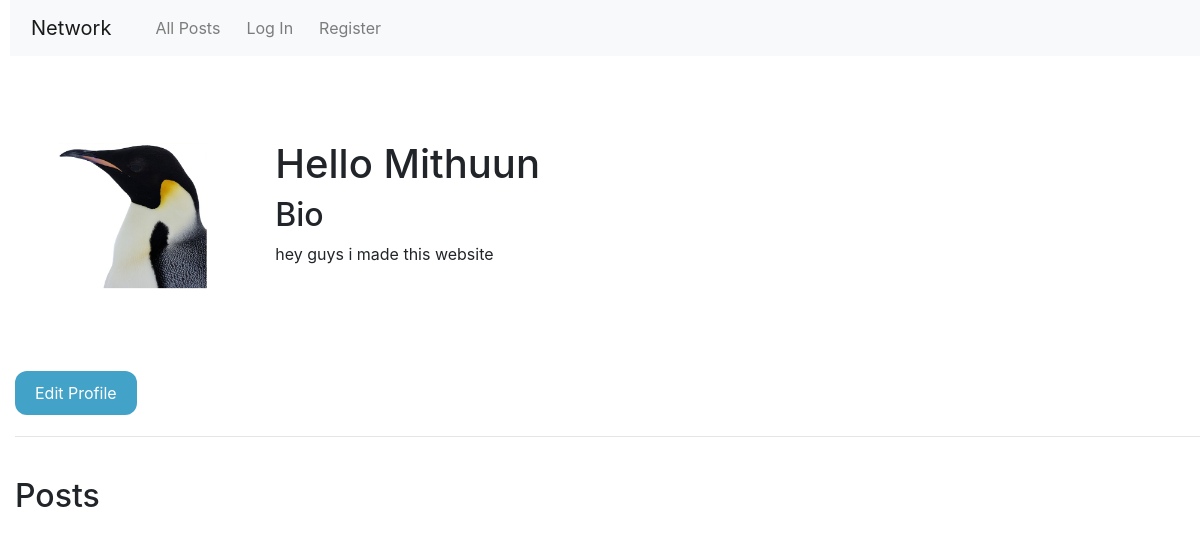
The app's page /profile/Mithuun, older data.
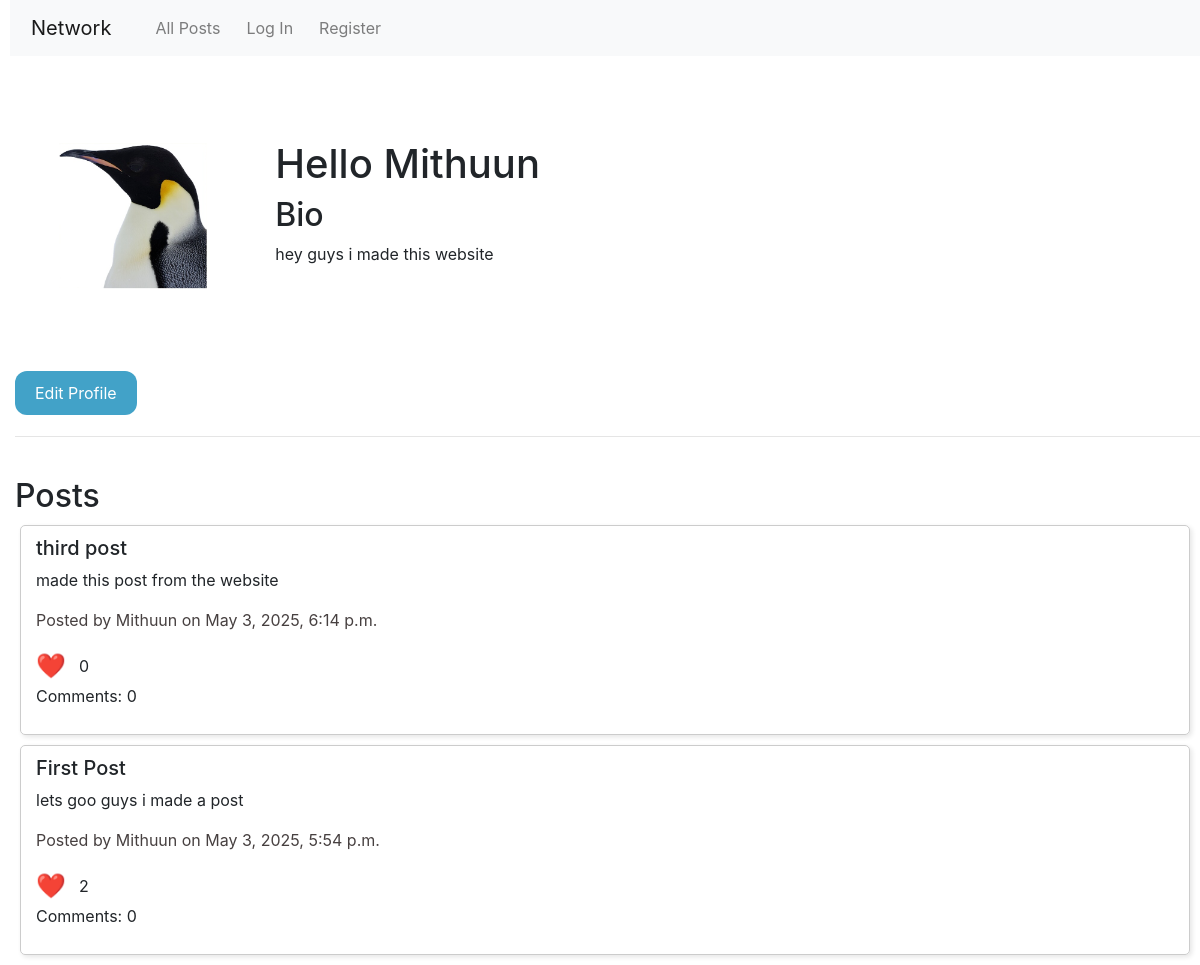
The same page, newer data.
### network/models.py (models this page shows, shortened)
class User(AbstractUser):
    bio = models.TextField(max_length=30, blank=True, null=True)
    profile_picture = models.ImageField(upload_to='profile_pictures/', default='profile_pictures/penguin.png', blank=True)

class Post(models.Model):
    user = models.ForeignKey(User, on_delete=models.CASCADE, related_name="posts")
    title = models.CharField(max_length=30, default="Untitled")
    content = models.TextField(max_length=280)
    timestamp = models.DateTimeField(auto_now_add=True)
    likes = models.ManyToManyField(User, related_name="liked_posts", blank=True)

### network/views.py (the view)
# urls.py: path("profile/<str:username>", views.profile, name="profile"),
def profile(request, username):
    profile_user = User.objects.get(username=username)
    return render(request, "network/profile.html", {
        "userName": profile_user.username,
        "bio": profile_user.bio,
        "posts": Post.objects.filter(user=profile_user).order_by("-timestamp"),
        "pfp": profile_user.profile_picture,
    })

### network/templates/network/profile.html
{% extends "network/layout.html" %}
{% load static %}
{% block body %}
    <div style="display: flex; align-items: center; gap: 20px;">
        <div>
            {% if pfp %}
                <img src="{{ pfp.url }}" alt="Profile Picture" style="width: 300; height: 300px;">
            {% else %}
                <p>No profile picture available.</p>
            {% endif %}
        </div>
        <div>
            <h1>Hello {{ userName|capfirst }}</h1>
            <h2>Bio</h2>
            <p>{{bio}}</p>
        </div>
    </div>
    <a href="{% url 'editProfile' userName %}">
        <button>Edit Profile</button>
    </a>
    <hr>
    <br>
    <h2>Posts</h2>
    {% for post in posts %}
        <div class="post">
            <h5>{{ post.title }}</h5>
            <p>{{ post.content }}</p>
            <p style="color: rgb(71, 64, 64);">Posted by {{ post.user.username }} on {{ post.timestamp }}</p>
            <p style="display: flex; align-items: center; margin: 0;">
                <span style="font-size: 24px; margin-right: 8px; vertical-align: middle;">❤️</span>
                <span style="line-height: 30px;">{{ post.likes.count }}</span>
            </p>
            <p>Comments: {{ post.comments.count }}</p>
        </div>
    {% endfor %}
{% endblock %}

### network/templates/network/layout.html (shortened to what this page needs)
{% load static %}
<!DOCTYPE html>
<html lang="en">
    <head>
        <link rel="stylesheet" href="https://stackpath.bootstrapcdn.com/bootstrap/4.4.1/css/bootstrap.min.css">
        <link href="{% static 'network/styles.css' %}" rel="stylesheet">
    </head>
    <body>
        <nav class="navbar navbar-expand-lg navbar-light bg-light">
            <a class="navbar-brand" href="#">Network</a>
            <div>
              <ul class="navbar-nav mr-auto">
                <li class="nav-item">
                  <a class="nav-link" href="{% url 'index' %}">All Posts</a>
                </li>
                {% if user.is_authenticated %}
                    <li class="nav-item">
                        <a class="nav-link" href="#">Following</a>
                    </li>
                    <li class="nav-item">
                        <a class="nav-link" href="{% url 'logout' %}">Log Out</a>
                    </li>
                    <li class="nav-item">
                        <a class="nav-link" href="{% url 'newPost' %}">New Post</a>
                    </li>
                {% else %}
                    <li class="nav-item">
                        <a class="nav-link" href="{% url 'login' %}">Log In</a>
                    </li>
                    <li class="nav-item">
                        <a class="nav-link" href="{% url 'register' %}">Register</a>
                    </li>
                {% endif %}
              </ul>
            </div>
          </nav>
        <div class="body">
            {% block body %}
            {% endblock %}
        </div>
    </body>
</html>

### network/static/network/styles.css (style rules this page uses)
* { margin-left: 5px; }
button { margin: 5px 0; }
img { margin: 10px 0 0 0; }
.post { border: 1px solid #ccc; padding: 10px; margin: 10px; border-radius: 5px; box-shadow: 2px 2px 5px rgba(0, 0, 0, 0.1); }
button { background-color: #42a2c8; color: white; border: none; border-radius: 12px; padding: 10px 20px; font-size: 16px; cursor: pointer; transition: background-color 0.3s ease; }

Row changes from the older to the newer data that the page shows:
added Post: title "third post", content "made this post from the website", user.username "Mithuun", timestamp "May 3, 2025, 6:14 p.m.", likes.count "0", comments.count "0"
added Post: title "First Post", content "lets goo guys i made a post", user.username "Mithuun", timestamp "May 3, 2025, 5:54 p.m.", likes.count "2", comments.count "0"
